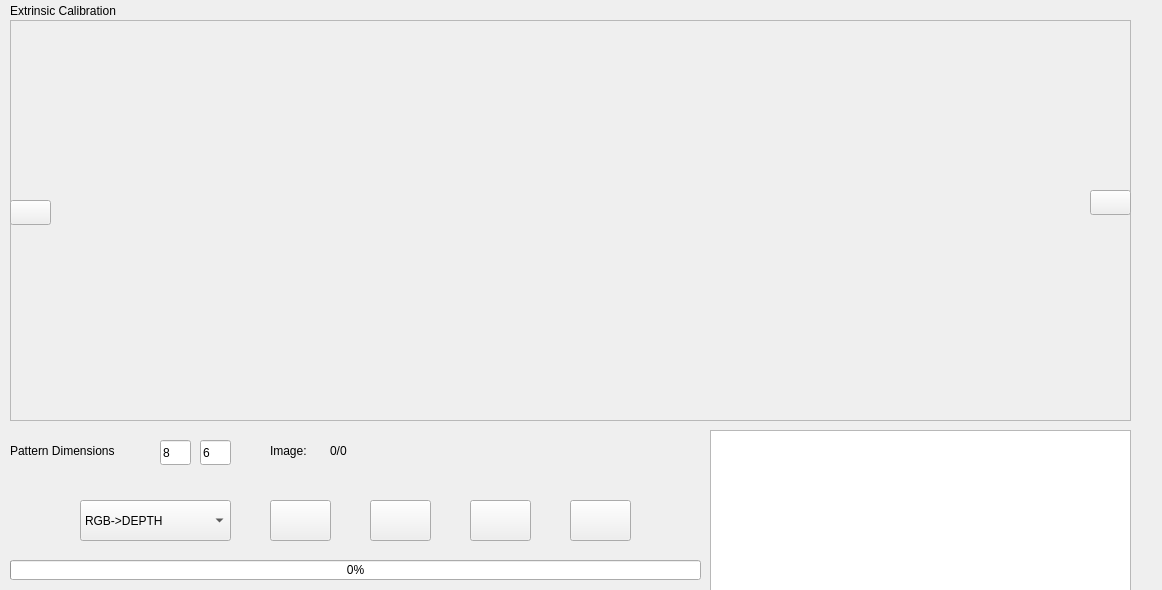
<?xml version="1.0" encoding="UTF-8"?>
<ui version="4.0">
 <class>Form</class>
 <widget class="QWidget" name="Form">
  <property name="geometry">
   <rect>
    <x>0</x>
    <y>0</y>
    <width>1162</width>
    <height>590</height>
   </rect>
  </property>
  <property name="windowTitle">
   <string>Form</string>
  </property>
  <widget class="QLabel" name="labelHeader">
   <property name="geometry">
    <rect>
     <x>10</x>
     <y>0</y>
     <width>851</width>
     <height>21</height>
    </rect>
   </property>
   <property name="text">
    <string>Extrinsic Calibration</string>
   </property>
  </widget>
  <widget class="QPushButton" name="startButton">
   <property name="geometry">
    <rect>
     <x>370</x>
     <y>500</y>
     <width>61</width>
     <height>41</height>
    </rect>
   </property>
   <property name="text">
    <string/>
   </property>
  </widget>
  <widget class="QPushButton" name="loadButton">
   <property name="geometry">
    <rect>
     <x>270</x>
     <y>500</y>
     <width>61</width>
     <height>41</height>
    </rect>
   </property>
   <property name="text">
    <string/>
   </property>
  </widget>
  <widget class="QPushButton" name="saveButton">
   <property name="geometry">
    <rect>
     <x>570</x>
     <y>500</y>
     <width>61</width>
     <height>41</height>
    </rect>
   </property>
   <property name="text">
    <string/>
   </property>
  </widget>
  <widget class="QFrame" name="frameWorkspace">
   <property name="geometry">
    <rect>
     <x>10</x>
     <y>20</y>
     <width>1121</width>
     <height>401</height>
    </rect>
   </property>
   <property name="frameShape">
    <enum>QFrame::StyledPanel</enum>
   </property>
   <property name="frameShadow">
    <enum>QFrame::Raised</enum>
   </property>
   <widget class="QWidget" name="horizontalLayoutWidget">
    <property name="geometry">
     <rect>
      <x>30</x>
      <y>0</y>
      <width>1051</width>
      <height>401</height>
     </rect>
    </property>
    <layout class="QHBoxLayout" name="imageLayout"/>
   </widget>
   <widget class="QPushButton" name="previusButton">
    <property name="geometry">
     <rect>
      <x>0</x>
      <y>180</y>
      <width>41</width>
      <height>25</height>
     </rect>
    </property>
    <property name="text">
     <string/>
    </property>
   </widget>
   <widget class="QPushButton" name="nextButton">
    <property name="geometry">
     <rect>
      <x>1080</x>
      <y>170</y>
      <width>41</width>
      <height>25</height>
     </rect>
    </property>
    <property name="text">
     <string/>
    </property>
   </widget>
   <zorder>horizontalLayoutWidget</zorder>
   <zorder>nextButton</zorder>
   <zorder>previusButton</zorder>
  </widget>
  <widget class="QLineEdit" name="cornersX">
   <property name="geometry">
    <rect>
     <x>160</x>
     <y>440</y>
     <width>31</width>
     <height>25</height>
    </rect>
   </property>
   <property name="text">
    <string>8</string>
   </property>
  </widget>
  <widget class="QLineEdit" name="cornersY">
   <property name="geometry">
    <rect>
     <x>200</x>
     <y>440</y>
     <width>31</width>
     <height>25</height>
    </rect>
   </property>
   <property name="text">
    <string>6</string>
   </property>
  </widget>
  <widget class="QProgressBar" name="progressBarExtsc">
   <property name="geometry">
    <rect>
     <x>10</x>
     <y>560</y>
     <width>691</width>
     <height>20</height>
    </rect>
   </property>
   <property name="value">
    <number>0</number>
   </property>
  </widget>
  <widget class="QPushButton" name="clearButton">
   <property name="geometry">
    <rect>
     <x>470</x>
     <y>500</y>
     <width>61</width>
     <height>41</height>
    </rect>
   </property>
   <property name="text">
    <string/>
   </property>
  </widget>
  <widget class="QLabel" name="label_10">
   <property name="geometry">
    <rect>
     <x>10</x>
     <y>440</y>
     <width>141</width>
     <height>21</height>
    </rect>
   </property>
   <property name="text">
    <string>Pattern Dimensions</string>
   </property>
  </widget>
  <widget class="QLabel" name="currentImageLabel">
   <property name="geometry">
    <rect>
     <x>330</x>
     <y>440</y>
     <width>67</width>
     <height>21</height>
    </rect>
   </property>
   <property name="text">
    <string>0/0</string>
   </property>
  </widget>
  <widget class="QTextBrowser" name="textBrowser">
   <property name="geometry">
    <rect>
     <x>710</x>
     <y>430</y>
     <width>421</width>
     <height>161</height>
    </rect>
   </property>
  </widget>
  <widget class="QComboBox" name="comboBox">
   <property name="geometry">
    <rect>
     <x>80</x>
     <y>500</y>
     <width>151</width>
     <height>41</height>
    </rect>
   </property>
   <item>
    <property name="text">
     <string>RGB-&gt;DEPTH</string>
    </property>
   </item>
   <item>
    <property name="text">
     <string>THERMAL-&gt;RGB</string>
    </property>
   </item>
  </widget>
  <widget class="QLabel" name="label">
   <property name="geometry">
    <rect>
     <x>270</x>
     <y>440</y>
     <width>51</width>
     <height>21</height>
    </rect>
   </property>
   <property name="text">
    <string>Image:</string>
   </property>
  </widget>
 </widget>
 <resources/>
 <connections/>
</ui>
